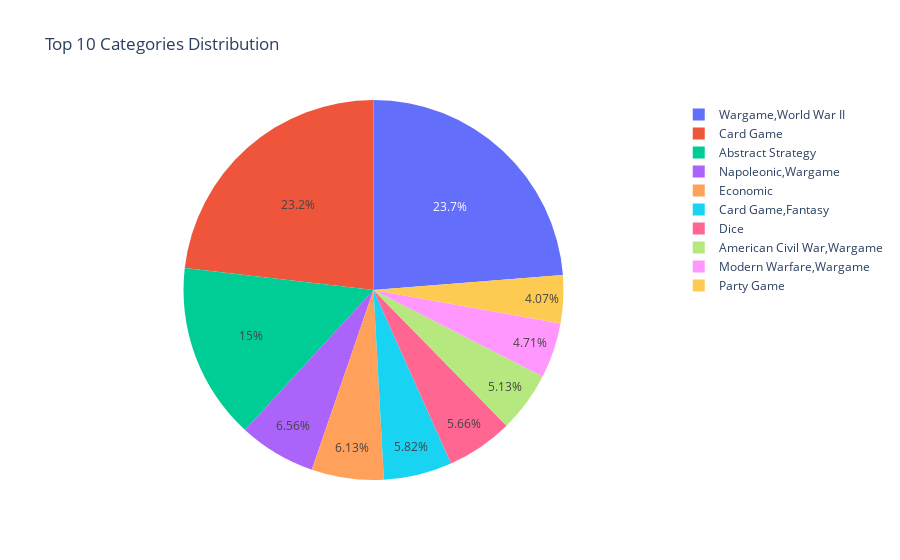

The code cell stored with this chart in its notebook:
### Markdown cell above
As we can see above, the Board Games dataset have in total 3860 types of categories and 94 of those are missing So I have decided replace NA values as "Not Mentioned".

### Code cell
import pandas as pd
import plotly.express as px

top_10_categories = category_counts_df.head(10)

fig = px.pie(top_10_categories, names='Category', values='Count', title='Top 10 Categories Distribution')
fig.show()

### Figure 1 — Plotly figure (JSON) as saved in the notebook; plotly's stock layout.template omitted (floating-point values rounded to 4 significant figures)
{"data": [{"domain": {"x": [0, 1], "y": [0, 1]}, "hovertemplate": "Category=%{label}<br>Count=%{value}<extra></extra>", "labels": ["Wargame,World War II", "Card Game", "Abstract Strategy", "Napoleonic,Wargame", "Economic", "Card Game,Fantasy", "Dice", "American Civil War,Wargame", "Modern Warfare,Wargame", "Party Game"], "legendgroup": "", "name": "", "showlegend": true, "type": "pie", "values": [449, 438, 284, 124, 116, 110, 107, 97, 89, 77]}], "layout": {"legend": {"tracegroupgap": 0}, "title": {"text": "Top 10 Categories Distribution"}}}
